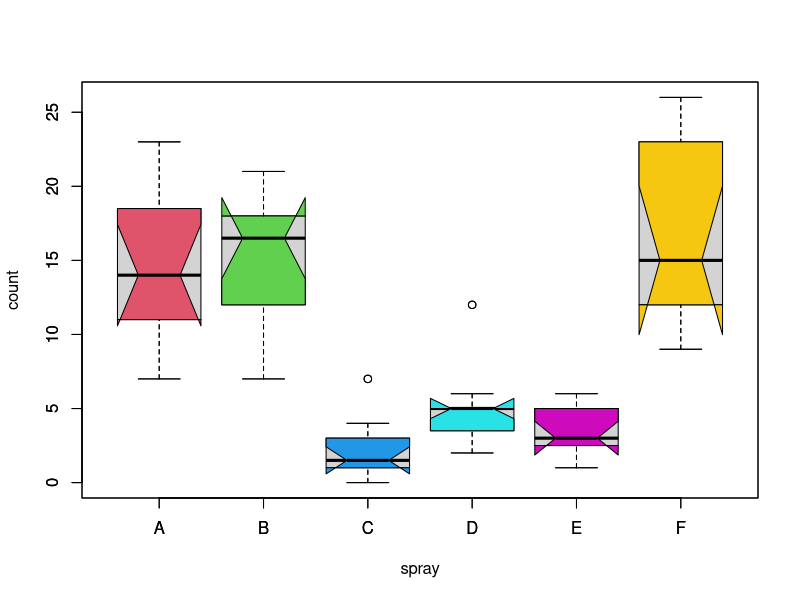

The R script that drew this image:
# Figure 3.6 on Page 167 on PDF version
# data InsectSprays is build in R data
boxplot(count ~ spray, data = InsectSprays, 
        col = "lightgray")
boxplot(count ~ spray, data = InsectSprays,
        notch = TRUE, col = 2:7, add = TRUE)